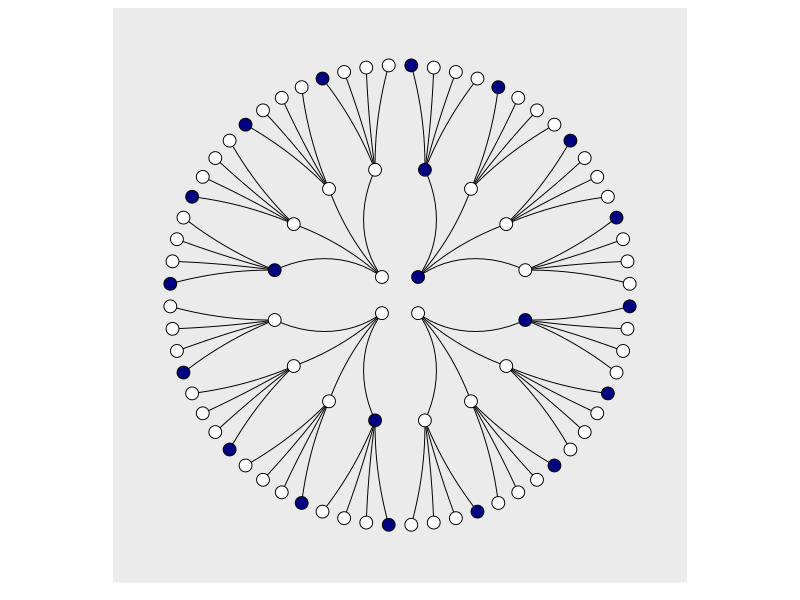
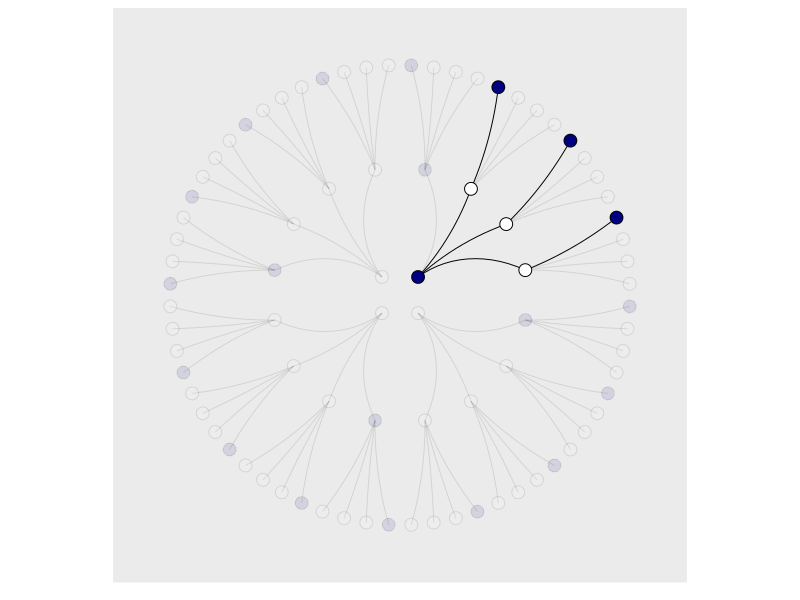

These charts were generated, in order, by the following R code:
## ---- chunk 1
library(tidyverse)
## ---- chunk 2
d <- tibble(
  position = c((1:4^1) / 4^0, 
                      (1:4^2) / 4^1, 
                      (1:4^3) / 4^2),
         draw     = rep(1:3, times = c(4^1, 4^2, 4^3)),
         fill     = rep(c("b", "w"), times = c(1, 3)) %>% 
           rep(., times = c(4^0 + 4^1 + 4^2))
    )

lines_1 <-  tibble(
  x = rep((1:4), each = 4),
         xend = ((1:4^2) / 4),
         y    = 1,
         yend = 2)

lines_2 <- tibble(
  x    = rep(((1:4^2) / 4), each = 4),
         xend = (1:4^3) / (4^2),
         y    = 2,
         yend = 3
         )

d <- d %>% 
  mutate(denominator = ifelse(draw == 1, .5,
                              ifelse(draw == 2, .5 / 4,
                                     .5 / 4^2))) %>% 
  mutate(position    = position - denominator)

lines_1 <- lines_1 %>% 
  mutate(
    x    = x - .5,
         xend = xend - .5 / 4^1
  )

lines_2 <- lines_2 %>%
  mutate(
    x    = x - .5 / 4^1,
         xend = xend - .5 / 4^2)
## ---- chunk 3
d %>% 
  ggplot(aes(x = position, y = draw)) +
  geom_segment(data  = lines_1,
               aes(x = x, xend = xend,
                   y = y, yend = yend),
               size  = 1/3) +
  geom_segment(data  = lines_2,
               aes(x = x, xend = xend,
                   y = y, yend = yend),
               size  = 1/3) +
  geom_point(aes(fill = fill),
             shape = 21, size = 4) +
  scale_fill_manual(values  = c("navy", "white")) +
  scale_x_continuous(NULL, limits = c(0, 4), breaks = NULL) +
  scale_y_continuous(NULL, limits = c(0.75, 3), breaks = NULL) +
  theme(panel.grid      = element_blank(),
        legend.position = "none") +
  coord_polar()
## ---- chunk 4
lines_1 <-
  lines_1 %>% 
  mutate(remain = c(rep(0:1, times = c(1, 3)),
                    rep(0,   times = 4 * 3)))

lines_2 <-
  lines_2 %>% 
  mutate(remain = c(rep(0,   times = 4),
                    rep(1:0, times = c(1, 3)) %>% 
                      rep(., times = 3),
                    rep(0,   times = 12 * 4)))

d <-
  d %>% 
  mutate(remain = c(rep(1:0, times = c(1, 3)),
                    rep(0:1, times = c(1, 3)),
                    rep(0,   times = 4 * 4),
                    rep(1:0, times = c(1, 3)) %>% 
                      rep(., times = 3),
                    rep(0,   times = 12 * 4))) 

# finally, the plot:
d %>% 
  ggplot(aes(x = position, y = draw)) +
  geom_segment(data = lines_1,
               aes(
                 x = x, xend = xend,
                 y = y, yend = yend,
                 alpha = remain %>% as.character()),
                size  = 1/3
               ) +
  geom_segment(data  = lines_2,
               aes(x = x, xend = xend,
                   y = y, yend = yend,
                   alpha = remain %>% as.character()),
               size  = 1/3) +
  geom_point(aes(fill = fill, alpha = remain %>% as.character()),
             shape = 21, size = 4) +
  # it's the alpha parameter that makes elements semitransparent
  scale_alpha_manual(values = c(1/10, 1)) +
  scale_fill_manual(values  = c("navy", "white")) +
  scale_x_continuous(NULL, limits = c(0, 4), breaks = NULL) +
  scale_y_continuous(NULL, limits = c(0.75, 3), breaks = NULL) +
  theme(panel.grid      = element_blank(),
        legend.position = "none") +
  coord_polar()
